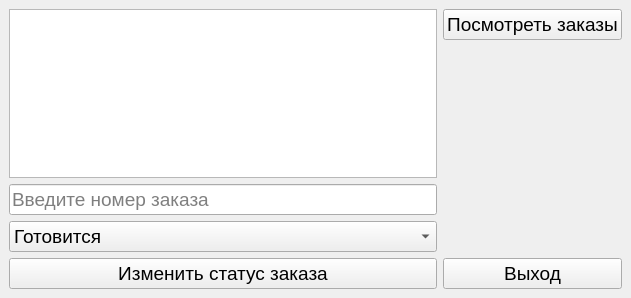
<?xml version="1.0" encoding="UTF-8"?>
<ui version="4.0">
 <class>cookPanel</class>
 <widget class="QMainWindow" name="cookPanel">
  <property name="geometry">
   <rect>
    <x>0</x>
    <y>0</y>
    <width>631</width>
    <height>298</height>
   </rect>
  </property>
  <property name="windowTitle">
   <string>cookPanel</string>
  </property>
  <widget class="QWidget" name="centralwidget">
   <layout class="QGridLayout" name="gridLayout_2">
    <item row="0" column="0">
     <layout class="QHBoxLayout" name="horizontalLayout">
      <item>
       <layout class="QVBoxLayout" name="verticalLayout_2">
        <item>
         <widget class="QTableView" name="tableView"/>
        </item>
        <item>
         <layout class="QVBoxLayout" name="verticalLayout">
          <item>
           <widget class="QLineEdit" name="idOrder">
            <property name="font">
             <font>
              <pointsize>14</pointsize>
             </font>
            </property>
            <property name="placeholderText">
             <string>Введите номер заказа</string>
            </property>
           </widget>
          </item>
          <item>
           <widget class="QComboBox" name="comboBox">
            <property name="font">
             <font>
              <pointsize>14</pointsize>
             </font>
            </property>
            <property name="currentIndex">
             <number>0</number>
            </property>
            <item>
             <property name="text">
              <string>Готовится</string>
             </property>
            </item>
            <item>
             <property name="text">
              <string>Готов</string>
             </property>
            </item>
           </widget>
          </item>
          <item>
           <widget class="QPushButton" name="changeOrder">
            <property name="font">
             <font>
              <pointsize>14</pointsize>
             </font>
            </property>
            <property name="text">
             <string>Изменить статус заказа</string>
            </property>
           </widget>
          </item>
         </layout>
        </item>
       </layout>
      </item>
      <item>
       <layout class="QVBoxLayout" name="verticalLayout_3">
        <item>
         <widget class="QPushButton" name="checkOrderBtn">
          <property name="font">
           <font>
            <pointsize>14</pointsize>
           </font>
          </property>
          <property name="autoFillBackground">
           <bool>false</bool>
          </property>
          <property name="text">
           <string>Посмотреть заказы</string>
          </property>
          <property name="checkable">
           <bool>false</bool>
          </property>
          <property name="flat">
           <bool>false</bool>
          </property>
         </widget>
        </item>
        <item>
         <spacer name="verticalSpacer">
          <property name="orientation">
           <enum>Qt::Vertical</enum>
          </property>
          <property name="sizeHint" stdset="0">
           <size>
            <width>20</width>
            <height>40</height>
           </size>
          </property>
         </spacer>
        </item>
        <item>
         <widget class="QPushButton" name="ExitBtn">
          <property name="font">
           <font>
            <pointsize>14</pointsize>
           </font>
          </property>
          <property name="text">
           <string>Выход</string>
          </property>
         </widget>
        </item>
       </layout>
      </item>
     </layout>
    </item>
   </layout>
  </widget>
 </widget>
 <resources/>
 <connections/>
</ui>
